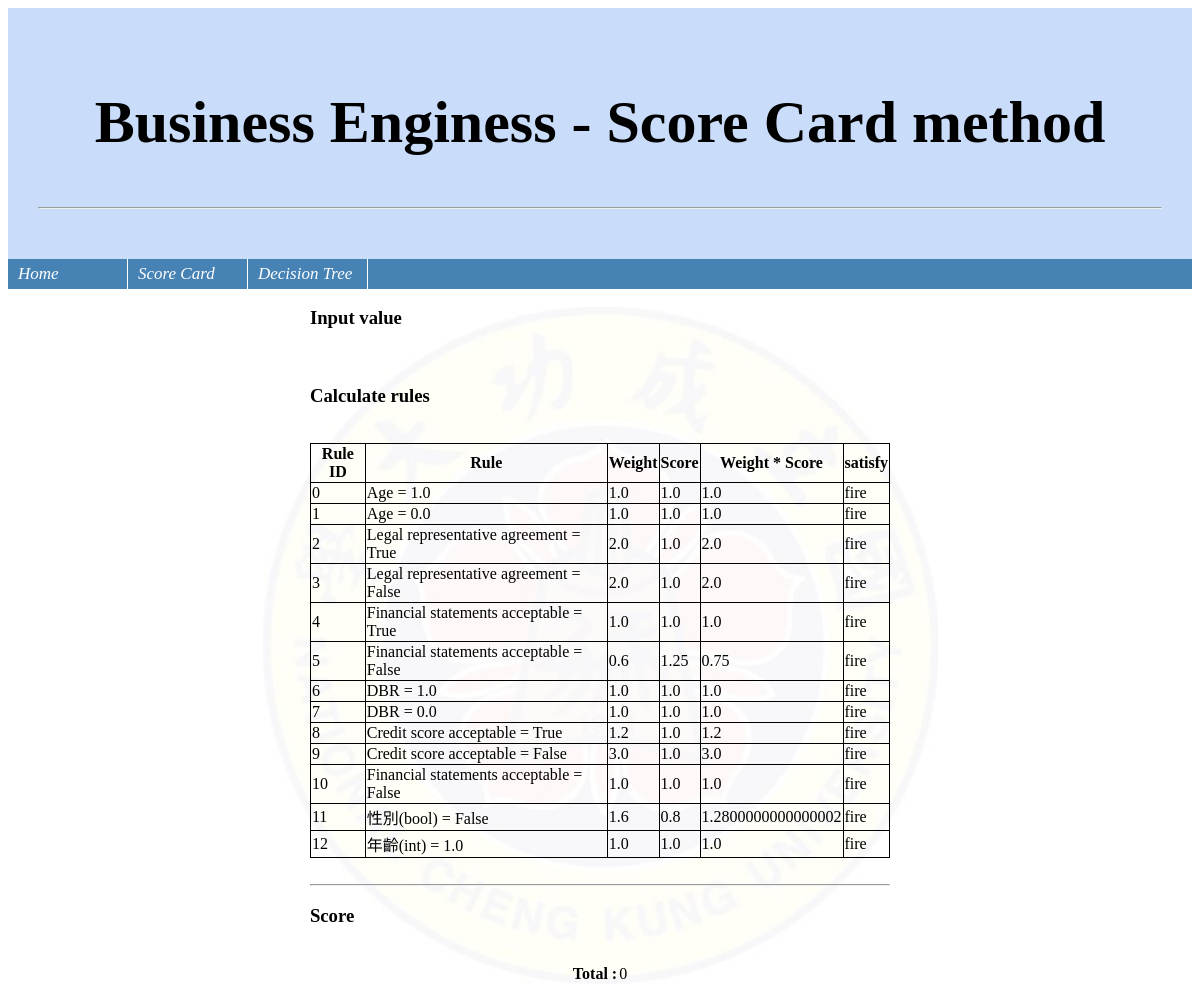
The app's page /ScoreCard/Case 1/ with its own data.
### web_project/system/models.py (models this page shows, shortened)
class ScoreCardPool(models.Model):
    fkey = models.ForeignKey(
        'ScoreCardLibrary', on_delete=models.CASCADE)
    rule = models.TextField(help_text='Rule', null=True)
    weight = models.FloatField(
        default='1',
        help_text='Weight',
    )
    score = models.FloatField(
        default='1',
        help_text='Score',
    )

### web_project/system/views.py (the view)
# urls.py: path("ScoreCard/<id>/", views.ScoreCardView, name="ScoreCardView"),
def ScoreCardView(request, id):
    rules = ScoreCardPool.objects.filter(fkey__name=id).all()
    varmap = {"1": 1, "2": 1.5, "3": 50}
    varmap, _ = value_transform(varmap)
    engine = SCEngine.SCE()
    rulelist = [(Rule(rule.rule), rule.score * rule.weight)
                for rule in rules]
    engine.defrule(rulelist)
    engine.assign(varmap)
    score, satisfy = engine.run()
    kmap, vardata = value_transform(engine.info().varmap)
    ruleresult = []
    for i, rule in enumerate(rules):
        line = {}
        line["Rule"] = i
        line["Ruleinfo"] = f"{Rule(rule.rule).ToString():<50}"
        line["w"] = rule.weight
        line["s"] = rule.score
        line["wxs"] = rule.score*rule.weight
        line["satisfy"] = "pass" if satisfy[i] else "fire"
        ruleresult.append(line)
    SCid = ScoreCardLibrary.objects.all()
    scid_list = {i: rule.name for i, rule in enumerate(SCid)}
    lib = DecisionTreeLibrary.objects.all()
    dtid_list = {i: rule.name for i, rule in enumerate(lib)}
    context = {
        'obj': vardata,
        'rules': ruleresult,
        'total': score,
        "scid": scid_list,
        "dtid": dtid_list
    }
    return render(request, 'ScoreCard.html', context)

### web_project/system/InferenceEngine/SCEngine.py (called while the page is built)
    def assign(self, name_value_map):
        if not self.setrule:
            raise NameError('rule must be set before assign variable')
        if name_value_map is not None:
            for x, y in name_value_map.items():
                template = self.env.find_template('urule')
                template.assert_fact(name=x, value=y)
                self.varmap |= {x: y}

    def defrule(self, rules):
        self.setrule = True
        for rule, score in rules:
            rstr = f'''
            (defrule Rule{self.rule_ctr}
            (declare (salience {self.salience}))'''
            for x in rule.GetRaw():
                rstr += f'''
                (urule (name "{x.ID()}")(value ?{x.ID()}))
                '''
                self.varmap |= {x.ID(): None}
                self.typemap |= {x.ID(): x.datatype}
            rstr += f'''
            (test {rule.Prefix()})
            =>
            (addscore {score})
            (is_satisfy {self.rule_ctr})
            )
            '''
            self.env.build(rstr)
            self.rule_ctr = self.rule_ctr + 1
            self.salience = self.salience - 1
            self.satisfy.append(False)

    def info(self):
        return SimpleNamespace(varmap=self.varmap)

    def run(self) -> float:
        unassign_map = dict()
        value_cast = {'b': lambda: False,
                      'F': lambda: 0.0, 'I': lambda: 0}
        for x, y in self.varmap.items():
            if y is None:
                unassign_map |= {x: value_cast[self.typemap[x]]()}
        self.assign(unassign_map)
        self.env.run()
        return self.total, self.satisfy

### web_project/system/models.py (called while the page is built)
    def ID(self):
        return f"r{self.variable}"

    def Prefix(self):
        obj = VariablePool.objects.filter(pk=self.variable)
        if obj.exists:
            value_cast = {'b': lambda x: "TRUE" if str(x).lower() not in ("0", "false") else "FALSE",
                          'F': lambda x: float(x), 'I': lambda x: float(x)}
            rvalue = value_cast[self.datatype](self.value)
            OPERATOR_CAST = {
                'b': '>',
                'e': 'eq',
                's': '<',
                'a': '>=',
                'p': '<=',
            }
            return f"({OPERATOR_CAST[self.operator]} ?{self.ID()} {str(rvalue)})"
        else:
            return "miss variable"

    def Add(self, urule):
        self.rlist.append(urule)

    def GetRaw(self):
        return self.rlist

### web_project/system/templates/ScoreCard.html (shortened to what this page needs)
{% load static %}
<!DOCTYPE html>
<html>
<head>
    <link rel="stylesheet" href="{% static 'SCexample.css' %}" />
</head>
<body>
    <div class="header">
        <h2>Business Enginess - Score Card method</h2>
        <hr/>
    </div>
    <div class="menu-bar">
        <ul>
            <li>
                <a href="{% url 'home' %}">Home</a>
            </li>
            <li>
                <a >Score Card</a>
            </li>
            <li>
                <a >Decision Tree</a>
            </li>
        </ul>
    </div>
    <div class="content" style="background-image: url({% static 'ncku-logo2.jpg' %});background-size:contain ; background-position:center;background-repeat: no-repeat;  ">
        <div class="content left">
            <div class="content left var">
                <h3><b>Input value</b></h3>
                <br/>
            </div>
            <div class="content left rule">
                <h3><b>Calculate rules</b></h3>
                <br/>
                <table>
                    <th>Rule ID</th>
                    <th>Rule</th>
                    <th>Weight</th>
                    <th>Score</th>
                    <th>Weight * Score</th>
                    <th>satisfy</th>
                    {% for rule in rules %}
                    <tr>
                        <td>{{rule.Rule}}</td>
                        <td>{{rule.Ruleinfo}}</td>
                        <td>{{rule.w}}</td>
                        <td>{{rule.s}}</td>
                        <td>{{rule.wxs}}</td>
                        <td>{{rule.satisfy}}</td>
                    </tr>
                    {% endfor %}
                </table>
                <br/>
                <hr/>
            </div>
            <div class="content left score">
                <h3><b>Score</b></h3>
                <br/>
                <table style="border: 0px;">
                    <tr style="border: 0px;">
                        <td style="border: 0px;"><b>Total : </b></td>
                        <td style="border: 0px;">{{total}}</td>
                    </tr>
                </table>
            </div>
        </div>
    </div>
</body>
</html>

### web_project/system/static/SCexample.css (style rules this page uses)
.header { background-color: #c9ddfa; padding: 30px; text-align: center; font-size: 40px; height: fit-content; }
div.menu-bar { position: relative; margin: 0; padding: 0; height: 30px; width: 100%; }
div.menu-bar ul { margin: 0; padding: 0; position: absolute; height: 100%; width: 100%; list-style-type: none; background-color: SteelBlue; overflow: visible; }
div.menu-bar ul li { display: block; float: left; height: auto; width: 120px; }
div.menu-bar li>span, div.menu-bar li>a, div.menu-bar li>a:link, div.menu-bar li>a:visited, div.menu-bar li>a:active { display: block; padding: 0 0 0 10px; height: 100%; width: 109px; border-right: 1px #ffffff solid; line-height: 30px; font-family: times, serif; font-size: 17px; font-style: italic; text-decoration: none; background-color: SteelBlue; color: #ffffff; cursor: pointer; }
.content.left { margin-left: 15%; margin-right: 15%; }
table { overflow-x: auto; border: 2px; margin-left: auto; margin-right: auto; width: auto; border-collapse: collapse; border: 1px solid black; }
tr td { border: 1px solid black; padding: 1px; }
th { border: 1px solid black; }

### records on screen
ScoreCardPool: w "1.0", s "1.0"
ScoreCardPool: w "1.0", s "1.0"
ScoreCardPool: w "2.0", s "1.0"
ScoreCardPool: w "2.0", s "1.0"
ScoreCardPool: w "1.0", s "1.0"
ScoreCardPool: w "0.6", s "1.25"
ScoreCardPool: w "1.0", s "1.0"
ScoreCardPool: w "1.0", s "1.0"
ScoreCardPool: w "1.2", s "1.0"
ScoreCardPool: w "3.0", s "1.0"
ScoreCardPool: w "1.0", s "1.0"
ScoreCardPool: w "1.6", s "0.8"
ScoreCardPool: w "1.0", s "1.0"

### other values on screen
{{ rule.Rule }} "0" "1" "2" "3" "4" "5" "6" "7" "8" "9" "10" "11" "12"
{{ rule.Ruleinfo }} "Age = 1.0" "Age = 0.0" "Legal representative agreement = True" "Legal representative agreement = False" "Financial statements acceptable = True" "Financial statements acceptable = False" "DBR = 1.0" "DBR = 0.0" "Credit score acceptable = True" "Credit score acceptable = False" "Financial statements acceptable = False" "性別(bool) = False" "年齡(int) = 1.0"
{{ rule.wxs }} "1.0" "1.0" "2.0" "2.0" "1.0" "0.75" "1.0" "1.0" "1.2" "3.0" "1.0" "1.2800000000000002" "1.0"
{{ rule.satisfy }} "fire" "fire" "fire" "fire" "fire" "fire" "fire" "fire" "fire" "fire" "fire" "fire" "fire"
{{ total }} "0"
